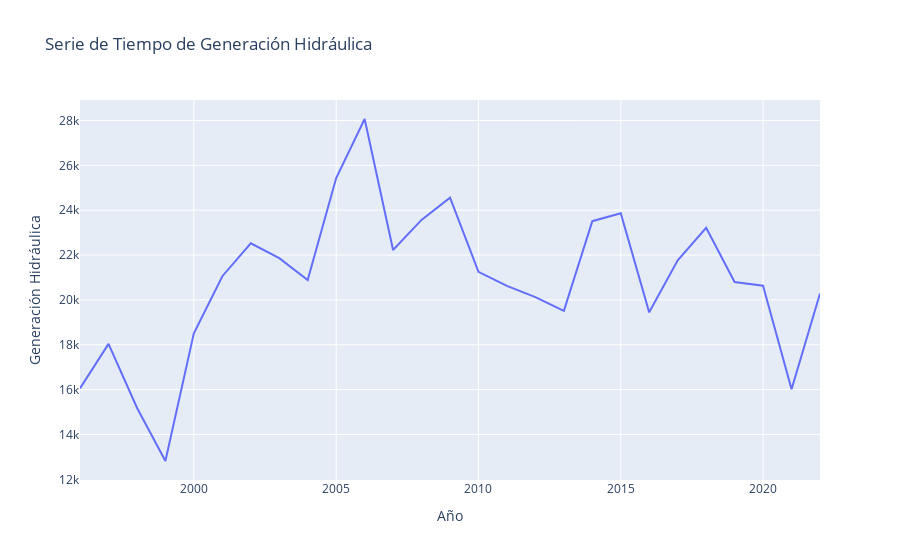

Notebook code cell kept with this figure:
### Code cell
# Filtrar la fila que contiene los datos de Hidráulica
df_hidraulica = df[df[df.columns[0]] == "Hidraulica"]

# Eliminar la primera columna y transponer el DataFrame para que cada fila represente un año
df_hidraulica = df_hidraulica.drop(df_hidraulica.columns[0], axis=1).T
df_hidraulica.columns = ["Generación Hidráulica"]

# Resetear el índice para tener una columna de años
df_hidraulica = df_hidraulica.reset_index()
df_hidraulica.rename(columns={"index": "Año"}, inplace=True)

# Convertir la columna 'Año' a datetime
df_hidraulica['Año'] = pd.to_datetime(df_hidraulica['Año'], format='%Y')

# Crear el gráfico de serie de tiempo con Plotly
fig = px.line(df_hidraulica, x='Año', y='Generación Hidráulica', title='Serie de Tiempo de Generación Hidráulica')

# Mostrar el gráfico
fig.show()

### Figure 1 — Plotly figure (JSON) as saved in the notebook; plotly's stock layout.template omitted (floating-point values rounded to 4 significant figures)
{"data": [{"hovertemplate": "Año=%{x}<br>Generación Hidráulica=%{y}<extra></extra>", "legendgroup": "", "line": {"color": "#636efa", "dash": "solid"}, "marker": {"symbol": "circle"}, "mode": "lines", "name": "", "orientation": "v", "showlegend": false, "type": "scatter", "x": ["1996-01-01T00:00:00", "1997-01-01T00:00:00", "1998-01-01T00:00:00", "1999-01-01T00:00:00", "2000-01-01T00:00:00", "2001-01-01T00:00:00", "2002-01-01T00:00:00", "2003-01-01T00:00:00", "2004-01-01T00:00:00", "2005-01-01T00:00:00", "2006-01-01T00:00:00", "2007-01-01T00:00:00", "2008-01-01T00:00:00", "2009-01-01T00:00:00", "2010-01-01T00:00:00", "2011-01-01T00:00:00", "2012-01-01T00:00:00", "2013-01-01T00:00:00", "2014-01-01T00:00:00", "2015-01-01T00:00:00", "2016-01-01T00:00:00", "2017-01-01T00:00:00", "2018-01-01T00:00:00", "2019-01-01T00:00:00", "2020-01-01T00:00:00", "2021-01-01T00:00:00", "2022-01-01T00:00:00"], "xaxis": "x", "y": [16051, 18040, 15194, 12817, 18508, 21058, 22524, 21864, 20889, 25436, 28068, 22227, 23570, 24557, 21254, 20623, 20124, 19514, 23511, 23866, 19446, 21768, 23218, 20797, 20637, 16016, 20290], "yaxis": "y"}], "layout": {"legend": {"tracegroupgap": 0}, "title": {"text": "Serie de Tiempo de Generación Hidráulica"}, "xaxis": {"anchor": "y", "domain": [0, 1], "title": {"text": "Año"}}, "yaxis": {"anchor": "x", "domain": [0, 1], "title": {"text": "Generación Hidráulica"}}}}
